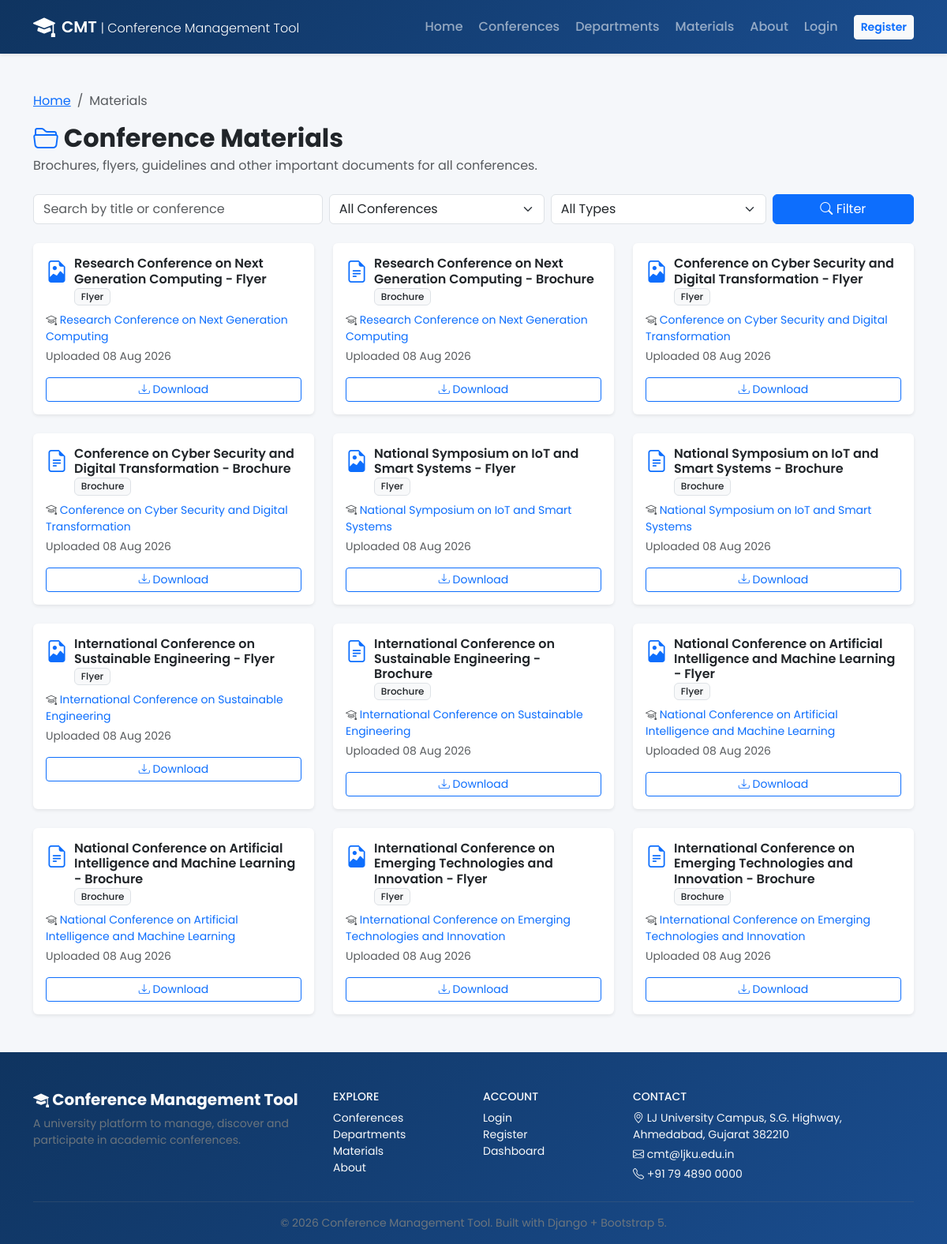
/conferences/materials/, run on the app's committed database.
### conferences/models.py (models this page shows, shortened)
class ConferenceMaterial(models.Model):
    class MaterialType(models.TextChoices):
        BROCHURE = 'BROCHURE', 'Brochure'
        FLYER = 'FLYER', 'Flyer'
        CALL_FOR_PAPERS = 'CALL_FOR_PAPERS', 'Call for Papers'
        SCHEDULE = 'SCHEDULE', 'Schedule'
        GUIDELINES = 'GUIDELINES', 'Guidelines'
    conference = models.ForeignKey(Conference, on_delete=models.CASCADE, related_name='materials')
    title = models.CharField(max_length=200)
    material_type = models.CharField(max_length=30, choices=MaterialType.choices)
    file = models.FileField(upload_to='materials/')
    uploaded_by = models.ForeignKey(User, on_delete=models.SET_NULL, null=True, blank=True)
    uploaded_at = models.DateTimeField(auto_now_add=True)
    class Meta:
        ordering = ['-uploaded_at']

class Conference(models.Model):
    class Status(models.TextChoices):
        PAST = 'PAST', 'Past'
        CURRENT = 'CURRENT', 'Current'
        UPCOMING = 'UPCOMING', 'Upcoming'
    title = models.CharField(max_length=300)
    code = models.CharField(max_length=30, unique=True, blank=True, help_text='Auto-generated conference code, e.g. CMT-2026-CSE-001')
    description = models.TextField()
    department = models.ForeignKey(
        Department,
        on_delete=models.SET_NULL,
        null=True,
        blank=True,
        related_name='conferences',
    )
    start_date = models.DateField()
    end_date = models.DateField()
    venue = models.CharField(max_length=300)
    organizer = models.CharField(max_length=200, blank=True)
    contact_email = models.EmailField(blank=True)
    contact_phone = models.CharField(max_length=20, blank=True)
    registration_deadline = models.DateField(null=True, blank=True)
    abstract_deadline = models.DateField(null=True, blank=True)
    paper_deadline = models.DateField(null=True, blank=True)
    registration_fee = models.DecimalField(max_digits=10, decimal_places=2, default=0)
    banner = models.ImageField(upload_to='banners/', blank=True, null=True)
    is_published = models.BooleanField(default=True)
    created_at = models.DateTimeField(auto_now_add=True)
    updated_at = models.DateTimeField(auto_now=True)
    class Meta:
        ordering = ['-start_date']

### conferences/views.py (the view)
# urls.py: path('materials/', views.materials_list, name='materials_list'),
def materials_list(request):
    qs = ConferenceMaterial.objects.select_related('conference', 'conference__department').all()
    conf = request.GET.get('conference', '')
    mtype = request.GET.get('type', '')
    q = request.GET.get('q', '').strip()
    if conf:
        qs = qs.filter(conference_id=conf)
    if mtype:
        qs = qs.filter(material_type=mtype)
    if q:
        qs = qs.filter(Q(title__icontains=q) | Q(conference__title__icontains=q))
    paginator = Paginator(qs, 12)
    page_obj = paginator.get_page(request.GET.get('page'))
    return render(request, 'conferences/materials_list.html', {
        'page_obj': page_obj,
        'conferences': Conference.objects.all(),
        'material_types': ConferenceMaterial.MaterialType.choices,
        'conf': conf, 'mtype': mtype, 'q': q,
    })

### accounts/context_processors.py (called while the page is built)
def profile_context(request):
    profile = None
    if request.user.is_authenticated:
        try:
            profile = request.user.profile
        except Profile.DoesNotExist:
            profile = None
    return {'user_profile': profile}

### templates/conferences/materials_list.html (shortened to what this page needs)
{% extends 'base.html' %}
{% block content %}
<div class="container py-5">
    <nav aria-label="breadcrumb" class="mb-3">
        <ol class="breadcrumb">
            <li class="breadcrumb-item"><a href="{% url 'home' %}">Home</a></li>
            <li class="breadcrumb-item active">Materials</li>
        </ol>
    </nav>
    <div class="mb-4">
        <h2 class="fw-bold mb-1"><i class="bi bi-folder2-open text-primary"></i> Conference Materials</h2>
        <p class="text-muted mb-0">Brochures, flyers, guidelines and other important documents for all conferences.</p>
    </div>
    <form method="get" class="row g-2 mb-4">
        <div class="col-md-4">
            <input type="text" name="q" value="{{ q }}" class="form-control" placeholder="Search by title or conference">
        </div>
        <div class="col-md-3">
            <select name="conference" class="form-select">
                <option value="">All Conferences</option>
            </select>
        </div>
        <div class="col-md-3">
            <select name="type" class="form-select">
                <option value="">All Types</option>
            </select>
        </div>
        <div class="col-md-2 d-grid">
            <button class="btn btn-primary" type="submit"><i class="bi bi-search"></i> Filter</button>
        </div>
    </form>
    <div class="row g-4">
        {% for m in page_obj %}
        <div class="col-md-6 col-lg-4">
            <div class="card h-100 shadow-sm border-0">
                <div class="card-body">
                    <div class="d-flex align-items-start gap-2 mb-2">
                        {% if m.material_type == 'BROCHURE' %}
                        <i class="bi bi-file-earmark-text fs-3 text-primary"></i>
                        {% elif m.material_type == 'FLYER' %}
                        <i class="bi bi-file-earmark-image fs-3 text-primary"></i>
                        {% elif m.material_type == 'SCHEDULE' %}
                        <i class="bi bi-calendar-event fs-3 text-primary"></i>
                        {% elif m.material_type == 'GUIDELINES' %}
                        <i class="bi bi-file-earmark-ruled fs-3 text-primary"></i>
                        {% else %}
                        <i class="bi bi-file-earmark fs-3 text-primary"></i>
                        {% endif %}
                        <div>
                            <h6 class="fw-semibold mb-0">{{ m.title }}</h6>
                            <span class="badge bg-light text-dark border small">{{ m.get_material_type_display }}</span>
                        </div>
                    </div>
                    <p class="small text-muted mb-1"><i class="bi bi-mortarboard"></i>
                        <a href="{% url 'conference_detail' pk=m.conference.pk %}" class="text-decoration-none">{{ m.conference.title }}</a>
                    </p>
                    <p class="small text-muted mb-3">Uploaded {{ m.uploaded_at|date:'d M Y' }}</p>
                    <a href="{% url 'material_download' pk=m.pk %}" class="btn btn-outline-primary btn-sm w-100"><i class="bi bi-download"></i> Download</a>
                </div>
            </div>
        </div>
        {% empty %}
        <div class="col-12 text-center text-muted py-5">
            <i class="bi bi-inbox fs-1 d-block mb-2"></i>No materials found.
        </div>
        {% endfor %}
    </div>
</div>
{% endblock %}

### static/css/style.css (style rules this page uses)
:root { --cmt-primary: #1a4d8f; --cmt-primary-dark: #0f3460; --cmt-accent: #2d6a4f; --cmt-light: #f8f9fa; }
body { font-family: 'Poppins', sans-serif; background-color: #f5f7fa; }
.badge { font-weight: 500; }

### data on the page
ConferenceMaterial: title "Research Conference on Next Generation Computing - Flyer", material_type "Flyer", conference "Research Conference on Next Generation Computing", uploaded_at "08 Aug 2026"
ConferenceMaterial: title "Research Conference on Next Generation Computing - Brochure", material_type "Brochure", conference "Research Conference on Next Generation Computing", uploaded_at "08 Aug 2026"
ConferenceMaterial: title "Conference on Cyber Security and Digital Transformation - Flyer", material_type "Flyer", conference "Conference on Cyber Security and Digital Transformation", uploaded_at "08 Aug 2026"
ConferenceMaterial: title "Conference on Cyber Security and Digital Transformation - Brochure", material_type "Brochure", conference "Conference on Cyber Security and Digital Transformation", uploaded_at "08 Aug 2026"
ConferenceMaterial: title "National Symposium on IoT and Smart Systems - Flyer", material_type "Flyer", conference "National Symposium on IoT and Smart Systems", uploaded_at "08 Aug 2026"
ConferenceMaterial: title "National Symposium on IoT and Smart Systems - Brochure", material_type "Brochure", conference "National Symposium on IoT and Smart Systems", uploaded_at "08 Aug 2026"
ConferenceMaterial: title "International Conference on Sustainable Engineering - Flyer", material_type "Flyer", conference "International Conference on Sustainable Engineering", uploaded_at "08 Aug 2026"
ConferenceMaterial: title "International Conference on Sustainable Engineering - Brochure", material_type "Brochure", conference "International Conference on Sustainable Engineering", uploaded_at "08 Aug 2026"
ConferenceMaterial: title "National Conference on Artificial Intelligence and Machine Learning - Flyer", material_type "Flyer", conference "National Conference on Artificial Intelligence and Machine Learning", uploaded_at "08 Aug 2026"
ConferenceMaterial: title "National Conference on Artificial Intelligence and Machine Learning - Brochure", material_type "Brochure", conference "National Conference on Artificial Intelligence and Machine Learning", uploaded_at "08 Aug 2026"
ConferenceMaterial: title "International Conference on Emerging Technologies and Innovation - Flyer", material_type "Flyer", conference "International Conference on Emerging Technologies and Innovation", uploaded_at "08 Aug 2026"
ConferenceMaterial: title "International Conference on Emerging Technologies and Innovation - Brochure", material_type "Brochure", conference "International Conference on Emerging Technologies and Innovation", uploaded_at "08 Aug 2026"
